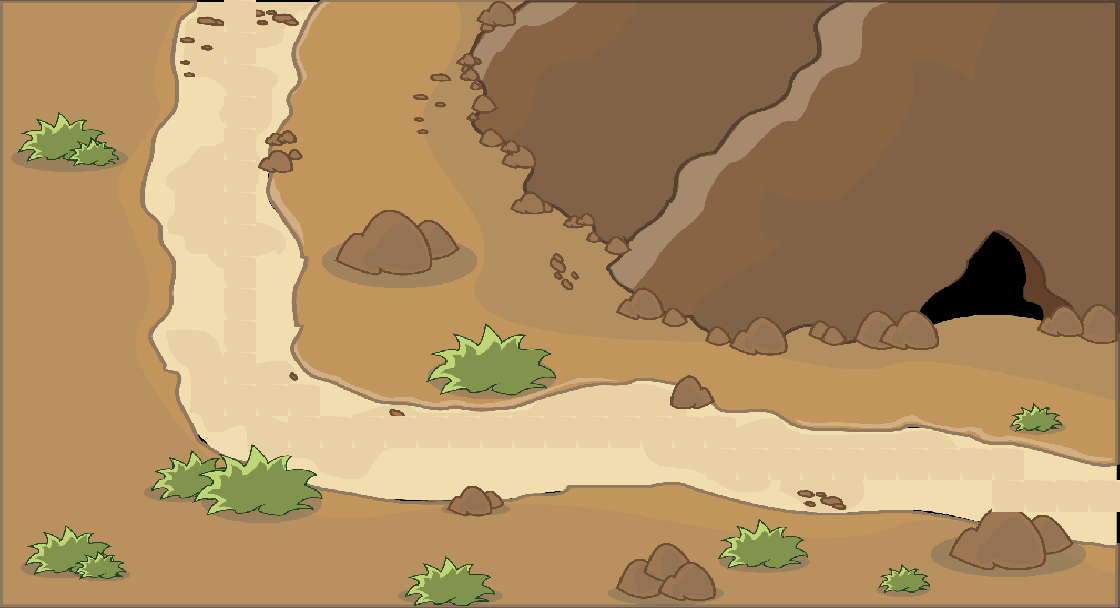

Rendered tile map (Tiled .tmx) drawn with the repository's tilesets; below, a short description and the map source with its tile grids summarised:
An orthogonal 35x19 tile map with 32x32 px tiles, 2 tile layers (map, chao), 2 tilesets.

<map version="1.0" tiledversion="1.1.4" orientation="orthogonal" renderorder="left-up" width="35" height="19" tilewidth="32" tileheight="32" infinite="0" nextobjectid="1">
 <tileset firstgid="1" name="map2" tilewidth="32" tileheight="32" tilecount="992" columns="31">
  <image source="map2.png" width="1010" height="1024" />
 </tileset>
 <tileset firstgid="993" name="map2" tilewidth="32" tileheight="32" tilecount="665" columns="35">
  <image source="map2.png" width="1120" height="608" />
 </tileset>
 <layer name="map" width="35" height="19">
  <data>[665 cells, 665 non-empty, 665 distinct tile ids]</data>
 </layer>
 <layer name="chao" width="35" height="19">
  <data>[665 cells, 43 non-empty, 1 distinct tile ids]</data>
 </layer>
</map>
